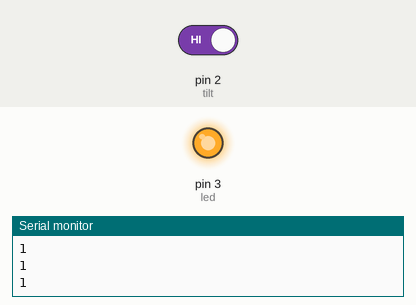
This sketch was run on a simulated Arduino Uno, built with avr-gcc and run on an emulated ATmega328P. Shown: output pins drawn as LEDs (lit = HIGH), the last lines printed to the serial monitor. The test bench sets the inputs (shaded band); at power-on: pin 2 (tilt) HIGH.

Above: at 1.2 s.
1.3 s: pin 2 (tilt) driven LOW
At 1.7 s:
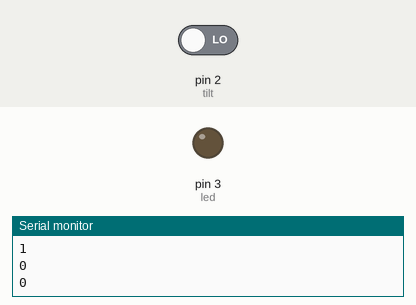
2.9 s: pin 2 (tilt) driven HIGH
At 4.1 s:
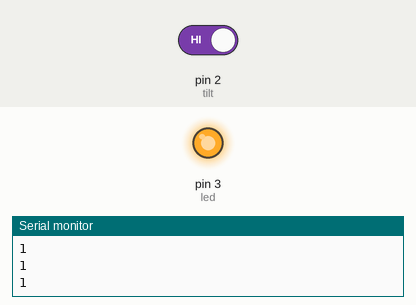
Timing chart, 0 to 5.9 s (numbered marks = the images above; inputs shaded):
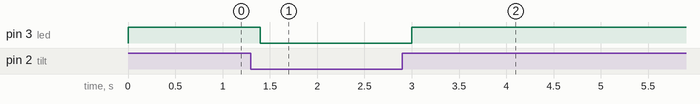

Measured:
- after the input at 1.3 s, pin 3 (led): HIGH → LOW after 0.10 s
- after the input at 2.9 s, pin 3 (led): LOW → HIGH after 0.10 s

The sketch:

TiltSwitch.ino
```cpp
int tilt = 2;
int led = 3;
int val;
void setup() {
  // put your setup code here, to run once:
  pinMode(tilt, INPUT);
  pinMode(led, OUTPUT);
  Serial.begin(9600);
  // Tilt switch has to be initiated with HIGH
  digitalWrite(tilt, HIGH);

}

void loop() {
  // put your main code here, to run repeatedly:
  val = digitalRead(tilt);
  Serial.println(val);
  if(val==0){
    digitalWrite(led, LOW);
  }
  else{
    digitalWrite(led, HIGH);
  }
  delay(200);

}
```
